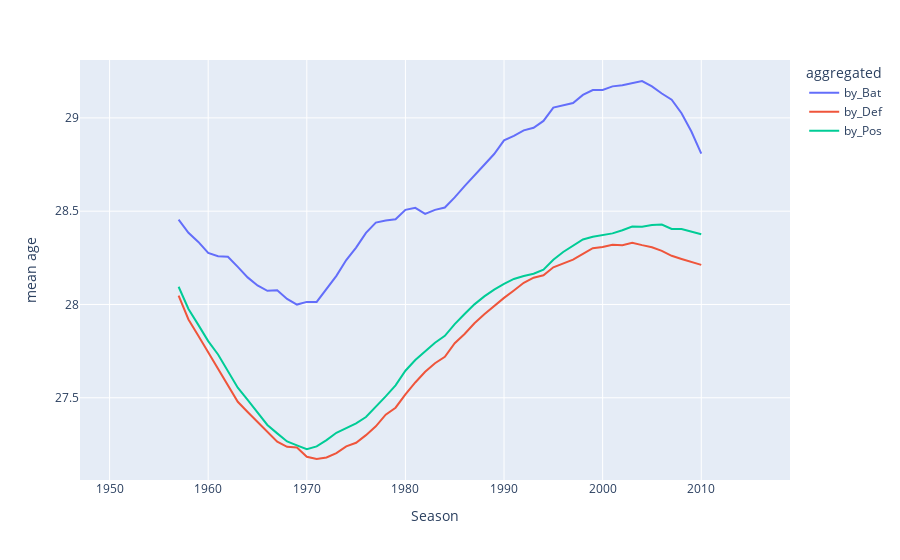

The code cell stored with this chart in its notebook:
### Markdown cell above
OK, we can generally see three eras: the game getting younger from integration through about 1970, then aging for three decades, and then getting younger again in the 21st century.

The two curves (PA and WAR) basically show the same trends.  Let's take a brief aside, and see how we can use the same concept of mean age to reveal other trends about the game.  For example, we can see what kind of value is provided by players of different ages.  'Bat', 'Def' and 'Pos' are the batting, defensive and positional components of WAR.  Notice how teams have always gotten their batting value from older players and defensive value from younger players (while we also see the same long-term arcs of mean age):

### Code cell
plot_rolling_weighted_age(batting, ['Bat', 'Def', 'Pos'], 20)

### Figure 1 — Plotly figure (JSON) as saved in the notebook; plotly's stock layout.template omitted (floating-point values rounded to 4 significant figures)
{"data": [{"hovertemplate": "aggregated=by_Bat<br>Season=%{x}<br>mean age=%{y}<extra></extra>", "legendgroup": "by_Bat", "line": {"color": "#636efa", "dash": "solid"}, "mode": "lines", "name": "by_Bat", "orientation": "v", "showlegend": true, "type": "scatter", "x": [1947, 1948, 1949, 1950, 1951, 1952, 1953, 1954, 1955, 1956, 1957, 1958, 1959, 1960, 1961, 1962, 1963, 1964, 1965, 1966, 1967, 1968, 1969, 1970, 1971, 1972, 1973, 1974, 1975, 1976, 1977, 1978, 1979, 1980, 1981, 1982, 1983, 1984, 1985, 1986, 1987, 1988, 1989, 1990, 1991, 1992, 1993, 1994, 1995, 1996, 1997, 1998, 1999, 2000, 2001, 2002, 2003, 2004, 2005, 2006, 2007, 2008, 2009, 2010, 2011, 2012, 2013, 2014, 2015, 2016, 2017, 2018, 2019], "xaxis": "x", "y": [null, null, null, null, null, null, null, null, null, null, 28.45, 28.38, 28.34, 28.28, 28.26, 28.26, 28.2, 28.15, 28.1, 28.07, 28.08, 28.03, 28.0, 28.01, 28.01, 28.08, 28.15, 28.24, 28.31, 28.38, 28.44, 28.45, 28.46, 28.51, 28.52, 28.49, 28.51, 28.52, 28.57, 28.63, 28.69, 28.75, 28.81, 28.88, 28.9, 28.93, 28.95, 28.98, 29.06, 29.07, 29.08, 29.12, 29.15, 29.15, 29.17, 29.18, 29.19, 29.2, 29.17, 29.13, 29.1, 29.03, 28.93, 28.81, null, null, null, null, null, null, null, null, null], "yaxis": "y"}, {"hovertemplate": "aggregated=by_Def<br>Season=%{x}<br>mean age=%{y}<extra></extra>", "legendgroup": "by_Def", "line": {"color": "#EF553B", "dash": "solid"}, "mode": "lines", "name": "by_Def", "orientation": "v", "showlegend": true, "type": "scatter", "x": [1947, 1948, 1949, 1950, 1951, 1952, 1953, 1954, 1955, 1956, 1957, 1958, 1959, 1960, 1961, 1962, 1963, 1964, 1965, 1966, 1967, 1968, 1969, 1970, 1971, 1972, 1973, 1974, 1975, 1976, 1977, 1978, 1979, 1980, 1981, 1982, 1983, 1984, 1985, 1986, 1987, 1988, 1989, 1990, 1991, 1992, 1993, 1994, 1995, 1996, 1997, 1998, 1999, 2000, 2001, 2002, 2003, 2004, 2005, 2006, 2007, 2008, 2009, 2010, 2011, 2012, 2013, 2014, 2015, 2016, 2017, 2018, 2019], "xaxis": "x", "y": [null, null, null, null, null, null, null, null, null, null, 28.05, 27.92, 27.83, 27.75, 27.66, 27.57, 27.48, 27.42, 27.37, 27.31, 27.26, 27.24, 27.23, 27.18, 27.17, 27.18, 27.2, 27.24, 27.26, 27.3, 27.35, 27.41, 27.45, 27.52, 27.58, 27.64, 27.68, 27.72, 27.79, 27.84, 27.9, 27.95, 27.99, 28.04, 28.07, 28.12, 28.14, 28.16, 28.2, 28.22, 28.24, 28.27, 28.3, 28.31, 28.32, 28.32, 28.33, 28.32, 28.31, 28.29, 28.26, 28.24, 28.23, 28.21, null, null, null, null, null, null, null, null, null], "yaxis": "y"}, {"hovertemplate": "aggregated=by_Pos<br>Season=%{x}<br>mean age=%{y}<extra></extra>", "legendgroup": "by_Pos", "line": {"color": "#00cc96", "dash": "solid"}, "mode": "lines", "name": "by_Pos", "orientation": "v", "showlegend": true, "type": "scatter", "x": [1947, 1948, 1949, 1950, 1951, 1952, 1953, 1954, 1955, 1956, 1957, 1958, 1959, 1960, 1961, 1962, 1963, 1964, 1965, 1966, 1967, 1968, 1969, 1970, 1971, 1972, 1973, 1974, 1975, 1976, 1977, 1978, 1979, 1980, 1981, 1982, 1983, 1984, 1985, 1986, 1987, 1988, 1989, 1990, 1991, 1992, 1993, 1994, 1995, 1996, 1997, 1998, 1999, 2000, 2001, 2002, 2003, 2004, 2005, 2006, 2007, 2008, 2009, 2010, 2011, 2012, 2013, 2014, 2015, 2016, 2017, 2018, 2019], "xaxis": "x", "y": [null, null, null, null, null, null, null, null, null, null, 28.09, 27.98, 27.89, 27.8, 27.73, 27.64, 27.55, 27.49, 27.42, 27.35, 27.31, 27.27, 27.25, 27.22, 27.24, 27.27, 27.31, 27.34, 27.36, 27.4, 27.45, 27.51, 27.57, 27.64, 27.7, 27.75, 27.8, 27.83, 27.89, 27.95, 28.0, 28.04, 28.08, 28.11, 28.14, 28.15, 28.16, 28.19, 28.24, 28.28, 28.32, 28.35, 28.36, 28.37, 28.38, 28.4, 28.42, 28.42, 28.43, 28.43, 28.41, 28.4, 28.39, 28.38, null, null, null, null, null, null, null, null, null], "yaxis": "y"}], "layout": {"legend": {"title": {"text": "aggregated"}, "tracegroupgap": 0}, "margin": {"t": 60}, "xaxis": {"anchor": "y", "domain": [0, 1], "title": {"text": "Season"}}, "yaxis": {"anchor": "x", "domain": [0, 1], "title": {"text": "mean age"}}}}
